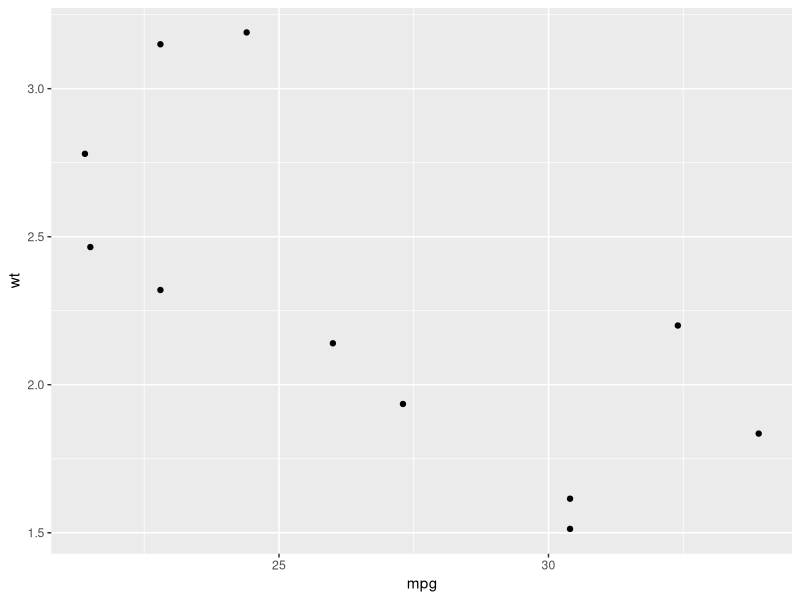
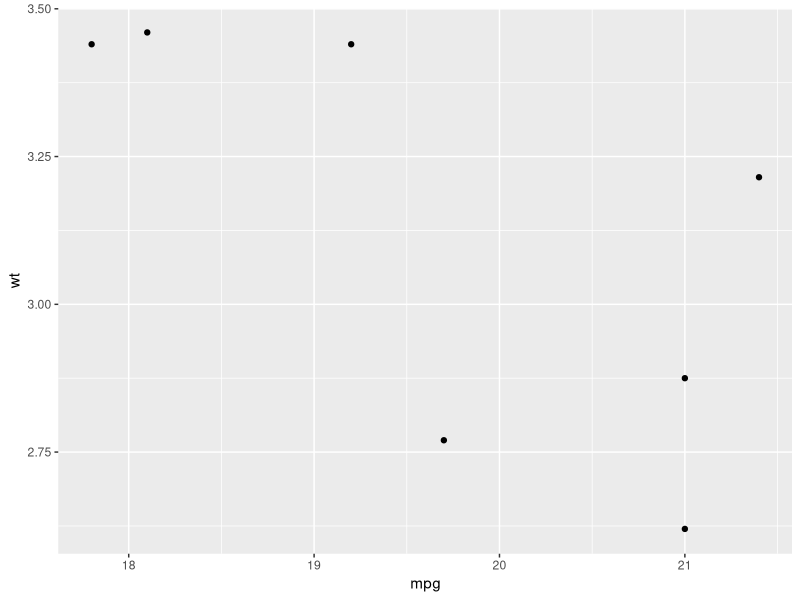
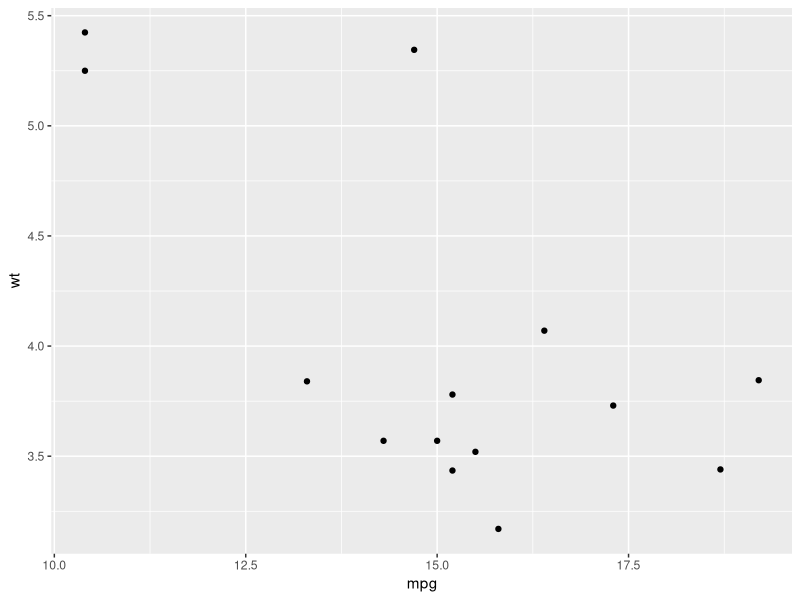

Here is the R script that generated these plots, in order:
#21 Iteration
library(tidyverse)

#21.2 For loops
df <- tibble(
  a = rnorm(10),
  b = rnorm(10),
  c = rnorm(10),
  d = rnorm(10)
)

output <- vector("double", ncol(df))
for(i in seq_along(df)){
  output[[i]] <- median(df[[i]])
}
output

#21.3 For loop variations
#There are four variations on the basic theme of the for loop:
#Modifying an existing object, instead of creating a new object.
#Looping over names or values, instead of indices.
#Handling outputs of unknown length.
#Handling sequences of unknown length.

#21.3.4 Unknown sequence length
#Sometimes you don't even know how long the input sequence should run for. This is common when doing simulations. For example, you might want to loop until you get three heads in a row. You can't do that sort of iteration with the for loop. Instead, you can use a while loop.
#A while loop is also more general than a for loop, because you can rewrite any for loop as a while loop, but you can't rewrite every while loop as a for loop.

#Passing function as an argument in a function
col_summary <- function(df, fun) {
  out <- vector("double", length(df))
  for(i in seq_along(df)){
    out[i] <- fun(df[[i]])
  }
  out
}
col_summary(df, median)

#The goal of using purrr functions instead of for loops is to allow you break common list manipulation challenges into independent pieces:
#1. How can you solve the problem for a single element of the list? Once you've solved that problem, purrr takes care of generalising your solution to every element in the list.
#2. If you're solving a complex problem, how can you break it down into bite-sized pieces that allow you to advance one small step towards a solution? With purrr, you get lots of small pieces that you can compose together with the pipe.

#21.5 The map functions
#The pattern of looping over a vector, doing something to each element and saving the results is so common that the purrr package provides a family of functions to do it for you. There is one function for each type of output:
#map() makes a list.
#map_lgl() makes a logical vector.
#map_int() makes an integer vector.
#map_dbl() makes a double vector.
#map_chr() makes a character vector.
#Each function takes a vector as input, applies a function to each piece, and then returns a new vector that's the same length (and has the same names) as the input.

#We can use these functions to perform the same computations as the last for loop.
map_dbl(df, mean)
map_dbl(df, median)
map_dbl(df, sd)
#The map functions also preserve names.

#map_*() uses additional argments of function argument.
map_dbl(df, mean, trim = 0.5)

#21.5.1 Shortcuts
#Imagine you want to fit a linear model to each group in a dataset. The following toy example splits the up the mtcars dataset in to three pieces (one for each value of cylinder) and fits the same linear model to each piece:
models <- mtcars %>%
  split(.$cyl) %>%
  map(function(df) lm(mpg~ wt, data = df))

#The syntax for creating an anonymous function in R is quite verbose so purrr provides a convenient shortcut: a one-sided formula.
models <- mtcars %>%
  split(.$cyl) %>%
  map(~lm(mpg ~ wt, data = .))
#Here I've used . as a pronoun: it refers to the current list element

#When you're looking at many models, you might want to extract a summary statistic like the R2. To do that we need to first run summary() and then extract the component called r.squared. We could do that using the shorthand for anonymous functions:
models %>%
  map(summary) %>%
  map_dbl(~.$r.squared)

#But extracting named components is a common operation, so purrr provides an even shorter shortcut: you can use a string.
models %>%
  map(summary) %>%
  map_dbl("r.squared")

#You can also use an integer to select elements by position
x <- list(list(1, 2, 3), list(4, 5, 6), list(7, 8, 9))
x %>% map_dbl(2)

#21.6 Dealing with failure
#When you use the map functions to repeat many operations, the chances are much higher that one of those operations will fail. When this happens, you'll get an error message, and no output. This is annoying: why does one failure prevent you from accessing all the other successes? How do you ensure that one bad apple doesn't ruin the whole barrel?
#In this section you'll learn how to deal this situation with a new function: safely(). safely() is an adverb: it takes a function (a verb) and returns a modified version. In this case, the modified function will never throw an error. Instead, it always returns a list with two elements:
#1. result is the original result. If there was an error, this will be NULL.
#2. error is an error object. If the operation was successful, this will be NULL.

safe_log <- safely(log)
str(safe_log(10))
str(safe_log("a"))
#When the function succeeds, the result element contains the result and the error element is NULL. When the function fails, the result element is NULL and the error element contains an error object.

#safely() is designed to work with map:
x <- list(1, 10, "a")
y <- x %>% map(safely(log))
str(y)

#This would be easier to work with if we had two lists: one of all the errors and one of all the output. That's easy to get with purrr::transpose():
y <- y %>% transpose()
str(y)

is_ok <- y$error %>% map_lgl(is_null)
x[!is_ok]

#Purrr provides two other useful adverbs:
#Like safely(), possibly() always succeeds. It's simpler than safely(), because you give it a default value to return when there is an error.
x <- list(1, 10, "a")
x %>% map_dbl(possibly(log, NA_real_))

#quietly() performs a similar role to safely(), but instead of capturing errors, it captures printed output, messages, and warnings:
x <- list(1, -1)
x %>%
  map(quietly(log)) %>% str()

#21.7 Mapping over multiple arguments
#So far we've mapped along a single input. But often you have multiple related inputs that you need iterate along in parallel. That's the job of the map2() and pmap() functions.
mu <- list(5, 10, -3)
mu %>% map(rnorm, n = 5) %>% str()
sigma <- list(1,5, 10)
#iterating two vectors in parallel:
map2(mu, sigma, rnorm, n = 5) %>% str()

#use pmap for more than three arguments
n <- list(1, 3, 5)
args1 <- list(n, mu, sigma)
args1 %>% pmap(rnorm) %>% str()

#If you don't name the elements of list, pmap() will use positional matching when calling the function. That's a little fragile, and makes the code harder to read, so it's better to name the arguments:
args2 <- list(mean = mu, sd = sigma, n = n)
args2 %>% 
  pmap(rnorm) %>% 
  str()

#Since the arguments are all the same length, it makes sense to store them in a data frame:
params <- tribble(~mean, ~sd, ~n,
                  5,     1,  1,
                  10,     5,  3,
                  -3,    10,  5)
params %>% pmap(rnorm)

#21.7.1 Invoking different functions
#functions as parameter
f <- c("runif", "rnorm", "rpois")
param <- list(
  list(min = -1, max = 1), 
  list(sd = 5), 
  list(lambda = 10)
)
invoke_map(f, param, n = 5) %>% str()

#And again, you can use tribble() to make creating these matching pairs a little easier:
sim <- tribble(
    ~f,      ~params,
    "runif", list(min = -1, max = 1),
    "rnorm", list(sd = 5),
    "rpois", list(lambda = 10)
  )
sim %>% 
  mutate(sim = invoke_map(f, params, n = 10))

#21.8 Walk
#Walk is an alternative to map that you use when you want to call a function for its side effects, rather than for its return value. You typically do this because you want to render output to the screen or save files to disk - the important thing is the action, not the return value.
x <- list(1, "a", 3)
x %>% 
  walk(print)

#walk() is generally not that useful compared to walk2() or pwalk(). For example, if you had a list of plots and a vector of file names, you could use pwalk() to save each file to the corresponding location on disk:
library(ggplot2)
plots <- mtcars %>%
  split(.$cyl) %>%
  map(~ggplot(., aes(mpg, wt)) + geom_point())
path <- stringr::str_c(names(plots), ".pdf")
pwalk(list(path, plots), ggsave, path = tempdir())

#21.9 Other patterns of for loops
#21.9.1 Predicate functions
#A number of functions work with predicate functions that return either a single TRUE or FALSE.
#keep() and discard() keep elements of the input where the predicate is TRUE or FALSE respectively:
iris %>% 
  keep(is.factor) %>% 
  str()
iris %>% discard(is.factor) %>%
  str()

#some() and every() determine if the predicate is true for any or for all of the elements.
x <- list(1:5, letters, list(10))
x %>% 
  some(is_character)
x %>% every(is_vector)

#detect() finds the first element where the predicate is true; detect_index() returns its position.
x <- sample(10)
x
x %>% detect(~. > 5)
x %>% detect_index(~. > 5)

#head_while() and tail_while() take elements from the start or end of a vector while a predicate is true:
x %>% head_while(~ . > 5)
x %>% tail_while(~. > 5)

#21.9.2 Reduce and accumulate
#Sometimes you have a complex list that you want to reduce to a simple list by repeatedly applying a function that reduces a pair to a singleton. This is useful if you want to apply a two-table dplyr verb to multiple tables. For example, you might have a list of data frames, and you want to reduce to a single data frame by joining the elements together:
dfs <- list(
  age = tibble(name = "John", age = 30),
  sex = tibble(name = c("John", "Mary"), sex = c("M", "F")),
  trt = tibble(name = "Mary", treatment = "A")
)
dfs %>% reduce(full_join)

#Or maybe you have a list of vectors, and want to find the intersection:
vs <- list(
  c(1, 3, 5, 6, 10),
  c(1, 2, 3, 7, 8, 10),
  c(1, 2, 3, 4, 8, 9, 10)
)
vs %>% reduce(intersect)

#The reduce function takes a "binary" function (i.e. a function with two primary inputs), and applies it repeatedly to a list until there is only a single element left.
#Accumulate is similar but it keeps all the interim results. You could use it to implement a cumulative sum:
x <- sample(10)
x
x %>% accumulate('+')
#not showing the correct output
